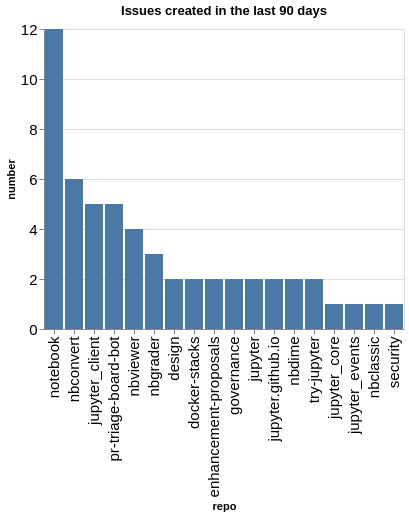

The notebook cell this image was saved under:
### Code cell
created_counts = created.groupby(['org', 'repo']).count()['number'].reset_index()
created_counts['org/repo'] = created_counts.apply(lambda a: a['org'] + '/' + a['repo'], axis=1)
sorted_vals = created_counts.sort_values(['org', 'number'], ascending=False)['repo'].values
alt.Chart(data=created_counts, title=f"Issues created in the last {n_days} days").mark_bar().encode(
    x=alt.X('repo', sort=alt.Sort(sorted_vals.tolist())),
    y='number',
)

### Figure 1 — Vega-Lite specification as saved in the notebook (floating-point values rounded to 4 significant figures)
{"config": {"axisLeft": {"labelFontSize": 15}, "axisBottom": {"labelFontSize": 15}}, "data": {"name": "data-ab6addc7c684f872575b51357d0ad7d4"}, "mark": {"type": "bar"}, "encoding": {"x": {"field": "repo", "sort": ["notebook", "nbconvert", "jupyter_client", "pr-triage-board-bot", "nbviewer", "nbgrader", "design", "docker-stacks", "enhancement-proposals", "governance", "jupyter", "jupyter.github.io", "nbdime", "try-jupyter", "jupyter_core", "jupyter_events", "nbclassic", "security"], "type": "nominal"}, "y": {"field": "number", "type": "quantitative"}}, "title": "Issues created in the last 90 days", "$schema": "https://vega.github.io/schema/vega-lite/v5.20.1.json", "datasets": {"data-ab6addc7c684f872575b51357d0ad7d4": [{"org": "jupyter", "repo": "design", "number": 2, "org/repo": "jupyter/design"}, {"org": "jupyter", "repo": "docker-stacks", "number": 2, "org/repo": "jupyter/docker-stacks"}, {"org": "jupyter", "repo": "enhancement-proposals", "number": 2, "org/repo": "jupyter/enhancement-proposals"}, {"org": "jupyter", "repo": "governance", "number": 2, "org/repo": "jupyter/governance"}, {"org": "jupyter", "repo": "jupyter", "number": 2, "org/repo": "jupyter/jupyter"}, {"org": "jupyter", "repo": "jupyter.github.io", "number": 2, "org/repo": "jupyter/jupyter.github.io"}, {"org": "jupyter", "repo": "jupyter_client", "number": 5, "org/repo": "jupyter/jupyter_client"}, {"org": "jupyter", "repo": "jupyter_core", "number": 1, "org/repo": "jupyter/jupyter_core"}, {"org": "jupyter", "repo": "jupyter_events", "number": 1, "org/repo": "jupyter/jupyter_events"}, {"org": "jupyter", "repo": "nbclassic", "number": 1, "org/repo": "jupyter/nbclassic"}, {"org": "jupyter", "repo": "nbconvert", "number": 6, "org/repo": "jupyter/nbconvert"}, {"org": "jupyter", "repo": "nbdime", "number": 2, "org/repo": "jupyter/nbdime"}, {"org": "jupyter", "repo": "nbgrader", "number": 3, "org/repo": "jupyter/nbgrader"}, {"org": "jupyter", "repo": "nbviewer", "number": 4, "org/repo": "jupyter/nbviewer"}, {"org": "jupyter", "repo": "notebook", "number": 12, "org/repo": "jupyter/notebook"}, {"org": "jupyter", "repo": "pr-triage-board-bot", "number": 5, "org/repo": "jupyter/pr-triage-board-bot"}, {"org": "jupyter", "repo": "security", "number": 1, "org/repo": "jupyter/security"}, {"org": "jupyter", "repo": "try-jupyter", "number": 2, "org/repo": "jupyter/try-jupyter"}]}}
